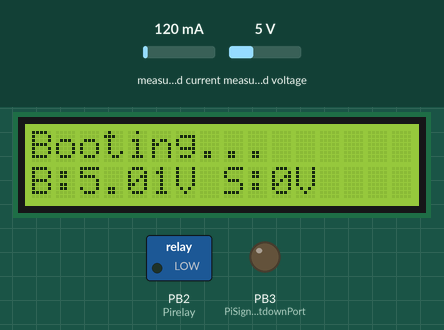
A sketch run on a simulated ATtiny85, built with avr-gcc and run on an emulated ATtiny85. Parts: 16×2 character LCD, switched loads named in the sketch (green lamp = pin HIGH), output pins drawn as LEDs (lit = HIGH). The inputs (shaded band) are chosen by the test bench; at power-on: measured current 120 mA, measured voltage 5 V. What the sketch prints to the serial monitor is not drawn.

Above: at 1.2 s.
1.3 s: measured current set to 40 mA
At 2.9 s:
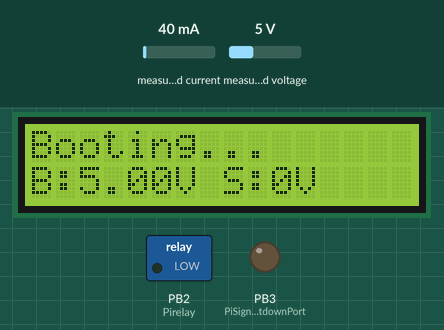
3.6 s: measured voltage set to 0.3 V
At 5.0 s:
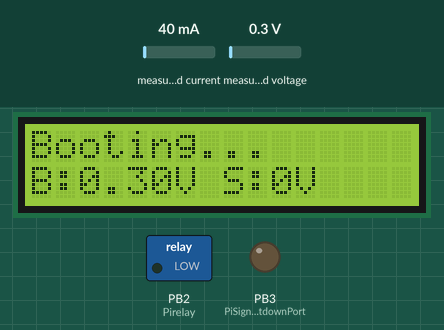
5.7 s: measured current set to 500 mA
At 7.2 s:
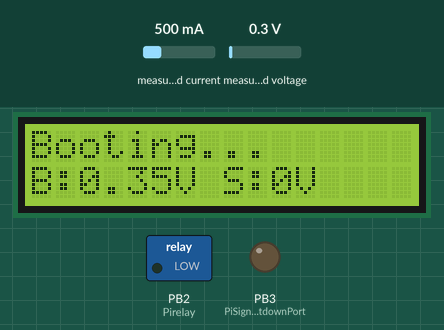
7.7 s: measured voltage set to 3.8 V
At 21.8 s:
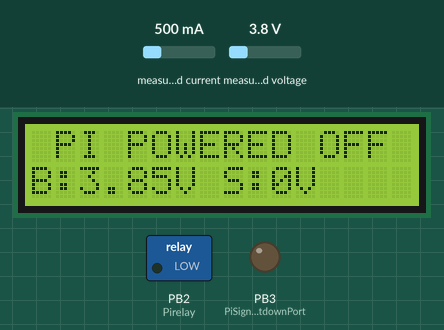
Timing chart, 0 to 22.1 s (numbered marks = the images above; inputs shaded):
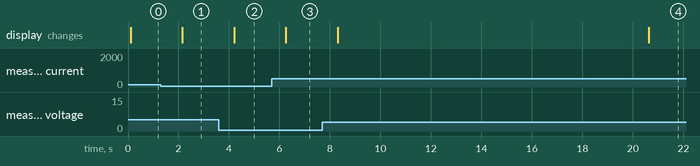

The sketch:

V6_Buffered.ino
```cpp
#include <Wire.h>
#include <LiquidCrystal_I2C.h>
#include <Adafruit_INA219.h>

Adafruit_INA219 ina219_battery;
Adafruit_INA219 ina219_solar(0x41);


LiquidCrystal_I2C lcd(0x27, 16, 2); // set the LCD address to 0x27 for a 16 chars and 2 line display

// Buffer sizes
#define NUM_SAMPLES 200

float LowBattShutdown = 11.0; //shutdown voltage
float LowBattStartup = 11.5; //shutdown voltage


int Holddown = 20; //prevent flapping of the system, wait time between exec commands


//Pins used
int Pirelay = 2;
int PiRunningPort = 4;
int PiSignalShutdownPort = 3;

unsigned long LastPowerActionMilli = -10000;

int ProcessState = 1;
//0 = Running normal, pi on
//1 = Running normal, pi off
//2 = Pi is off due to power
//3 = Pi is shutting down

void setup()
{
  lcd.init();
  lcd.backlight();
  lcd.print("Booting...");
  pinMode(PiRunningPort, INPUT);
  pinMode(PiSignalShutdownPort, OUTPUT);
  digitalWrite(PiSignalShutdownPort, LOW);
  // Initialize the INA219.
  // By default the initialization will use the largest range (32V, 2A).  However
  // you can call a setCalibration function to change this range (see comments).
  ina219_battery.begin();
  ina219_solar.begin();

  // To use a slightly lower 32V, 1A range (higher precision on amps):
  //ina219.setCalibration_32V_1A();
  // Or to use a lower 16V, 400mA range (higher precision on volts and amps):
  //ina219.setCalibration_16V_400mA();

  LastPowerActionMilli = 0;
  pinMode(Pirelay, OUTPUT);
  Serial.begin(9600);
}


void loop()
{

  float battery_shuntvoltage = 0;
  float battery_busvoltage = 0;
  float battery_current_mA = 0;
  float battery_loadvoltage = 0;
  float Vccvoltage = readVcc() / 1000;

  battery_shuntvoltage = ina219_battery.getShuntVoltage_mV();
  battery_busvoltage = ina219_battery.getBusVoltage_V();
  battery_current_mA = ina219_battery.getCurrent_mA();
  battery_loadvoltage = battery_busvoltage + (battery_shuntvoltage / 1000);


  lcd.setCursor(0, 1);
  lcd.print("B:");
  lcd.print(battery_loadvoltage);
  lcd.print("V S:");
  lcd.print("0");
  lcd.print("V");

  Serial.print("|");
  Serial.print("S:");
  Serial.print("0");
  Serial.print("|");
  Serial.print("B:");
  Serial.print(battery_loadvoltage);
  Serial.print("|");
  Serial.print("R:");
  Serial.print(Vccvoltage);
  Serial.print("|");
  Serial.print("W:");
  Serial.print(battery_current_mA);
  Serial.print("|");
  Serial.println("");
  unsigned long mils = millis();
  if (mils - LastPowerActionMilli >= (Holddown * 1000))
  {
    switch (ProcessState) {
      //0 = Running normal, pi on
      //1 = Running normal, pi off
      //2 = Pi is off due to power low
      //3 = Pi is shutting down
      case 0:
        lcd.setCursor(0, 0);
        if (digitalRead(PiRunningPort) == HIGH)
        {
          lcd.print(" PI IS RUNNING! ");
        }
        if (battery_loadvoltage < LowBattShutdown) //voltage is LOW
        {
          lcd.setCursor(0, 0);
          lcd.print("SHUTTING DOWN PI");
          // //Serial.println("Shutting down the Pi");
          digitalWrite(PiSignalShutdownPort, HIGH);    // Signal the pi to shutdown
          ProcessState = 3;
          LastPowerActionMilli = millis();
        }
        break;
      case 1:
        lcd.setCursor(0, 0);
        lcd.print(" PI POWERED OFF ");
        if (battery_loadvoltage >= LowBattStartup) //voltage is OK
        {
          lcd.setCursor(0, 0);
          lcd.print("    RUNNING     ");
          ////Serial.println("Starting up the Pi");
          digitalWrite(Pirelay, HIGH);    // Start the PI
          digitalWrite(PiSignalShutdownPort, LOW);
          ProcessState = 0;
          LastPowerActionMilli = millis();
        }
        break;
      case 2:
        lcd.setCursor(0, 0);
        lcd.print(" PWR LOW PI OFF! ");
        if (LowBattStartup >= LowBattShutdown) //voltage is OK again
        {
          lcd.setCursor(0, 0);
          lcd.print("  PI START UP!  ");
          //Serial.println("Starting up the Pi");
          digitalWrite(Pirelay, HIGH);    // Start the PI
          digitalWrite(PiSignalShutdownPort, LOW);
          ProcessState = 0;
          LastPowerActionMilli = millis();
        }
        break;
      case 3:
        lcd.setCursor(0, 0);
        lcd.print("PI SHUTTING DOWN");
        if (digitalRead(PiRunningPort) == LOW) //if the pi has shutdown
        {
          lcd.setCursor(0, 0);
          lcd.print("BATT LOW PI OFF");
          //Serial.println("Killing power to the Pi");
          digitalWrite(Pirelay, LOW);    // Kill power to the PI
          ProcessState = 2;
          LastPowerActionMilli = millis();

        }
        break;
    }
  } else {
    //Serial.println("waiting for holdown to expire");
  }

  delay(1000);
}


float readVcc() {
  // Read 1.1V reference against AVcc
  // set the reference to Vcc and the measurement to the internal 1.1V reference
#if defined(__AVR_ATmega32U4__) || defined(__AVR_ATmega1280__) || defined(__AVR_ATmega2560__)
  ADMUX = _BV(REFS0) | _BV(MUX4) | _BV(MUX3) | _BV(MUX2) | _BV(MUX1);
#elif defined (__AVR_ATtiny24__) || defined(__AVR_ATtiny44__) || defined(__AVR_ATtiny84__)
  ADMUX = _BV(MUX5) | _BV(MUX0);
#elif defined (__AVR_ATtiny25__) || defined(__AVR_ATtiny45__) || defined(__AVR_ATtiny85__)
  ADMUX = _BV(MUX3) | _BV(MUX2);
#else
  ADMUX = _BV(REFS0) | _BV(MUX3) | _BV(MUX2) | _BV(MUX1);
#endif

  delay(2); // Wait for Vref to settle
  ADCSRA |= _BV(ADSC); // Start conversion
  while (bit_is_set(ADCSRA, ADSC)); // measuring

  uint8_t low  = ADCL; // must read ADCL first - it then locks ADCH
  uint8_t high = ADCH; // unlocks both  sw

  long result = (high << 8) | low;

  result = 1125300L / result; // Calculate Vcc (in mV); 1125300 = 1.1*1023*1000
  return result; // Vcc in millivolts
}

float readValue(int sensorpin) {
  // read multiple values and sort them to take the mode
  int sortedValues[NUM_SAMPLES];
  for (int i = 0; i < NUM_SAMPLES; i++) {
    int value = analogRead(sensorpin);
    int j;
    if (value < sortedValues[0] || i == 0) {
      j = 0; //insert at first position
    }
    else {
      for (j = 1; j < i; j++) {
        if (sortedValues[j - 1] <= value && sortedValues[j] >= value) {
          // j is insert position
          break;
        }
      }
    }
    for (int k = i; k > j; k--) {
      // move all values higher than current reading up one position
      sortedValues[k] = sortedValues[k - 1];
    }
    sortedValues[j] = value; //insert current reading
  }
  //return scaled mode of 10 values
  float returnval = 0;
  for (int i = NUM_SAMPLES / 2 - 5; i < (NUM_SAMPLES / 2 + 5); i++) {
    returnval += sortedValues[i];
  }
  returnval = returnval / 10;
  return returnval;
}
```

Measured:
- after the input at 1.3 s, the display: changes after 0.85 s (image 1)
- after the input at 3.6 s, the display: changes after 0.60 s (image 2)
- after the input at 5.7 s, the display: changes after 0.55 s (image 3)
- after the input at 7.7 s, the display: first changes after 0.60 s (image 4 shows a later state)
